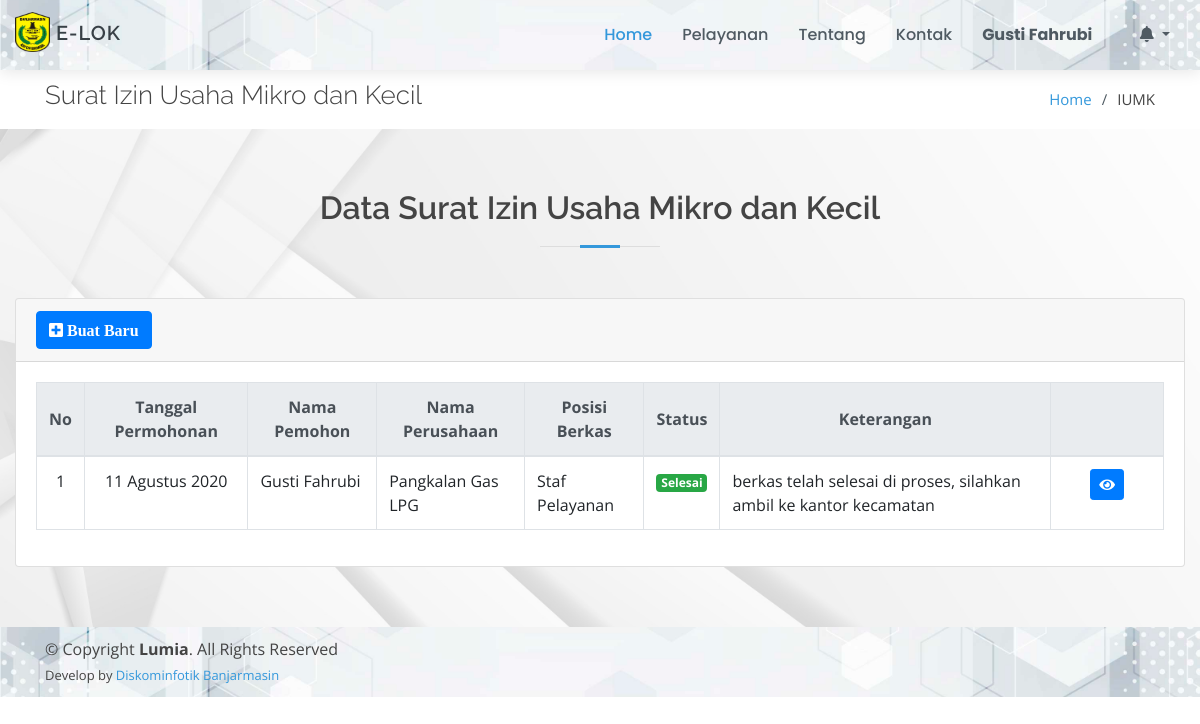
Screenshot of /page/iumk/index.php (signed in) with the database file from the repository.
### tables this page shows
CREATE TABLE `iumk` (
  `id_iumk` int(11) NOT NULL,
  `id_masyarakat` int(11) NOT NULL,
  `nomor_iumk` varchar(30) DEFAULT NULL,
  `peraturan` longtext NOT NULL,
  `nama_pemohon` varchar(50) NOT NULL,
  `nomor_ktp` varchar(30) NOT NULL,
  `alamat` text NOT NULL,
  `tanggal` datetime NOT NULL,
  `no_telp` varchar(15) NOT NULL,
  `nama_perusahaan` text NOT NULL,
  `bentuk_perusahaan` varchar(30) NOT NULL,
  `npwp` varchar(50) NOT NULL,
  `kegiatan_usaha` varchar(30) NOT NULL,
  `sarana_usaha` varchar(30) NOT NULL,
  `alamat_usaha` text NOT NULL,
  `jumlah_modal_usaha` varchar(20) NOT NULL,
  `nomor_pendaftaran` varchar(10) NOT NULL,
  `nama_camat` varchar(50) NOT NULL,
  `jabatan` varchar(30) NOT NULL,
  `nip` varchar(30) NOT NULL,
  `foto_pemohon` varchar(100) NOT NULL,
  `kelengkapan` varchar(20) DEFAULT NULL,
  `keterangan` text,
  `tgl_selesai` date DEFAULT NULL,
  `id_posisi` int(11) NOT NULL,
  `status` varchar(20) NOT NULL
);

CREATE TABLE `posisi_berkas` (
  `id_posisi` int(11) NOT NULL,
  `posisi` text NOT NULL
);

### config/config.php (called while the page is built, shortened)
<?php
function base_url($url = null)
{
	$base_url = "http://localhost/layanan-kecamatan";
	if ($url != null) {
		return $base_url . "/" . $url;
	} else {
		return $base_url;
	}
}
function encryptor($action, $string)
{
	$output = false;
	$encrypt_method = "AES-256-CBC";
	$secret_key = 'muni';
	$secret_iv = 'muni123';
	$key = hash('sha256', $secret_key);
	$iv = substr(hash('sha256', $secret_iv), 0, 16);
	if ($action == 'encrypt') {
		$output = openssl_encrypt($string, $encrypt_method, $key, 0, $iv);
		$output = base64_encode($output);
	} else if ($action == 'decrypt') {
		$output = openssl_decrypt(base64_decode($string), $encrypt_method, $key, 0, $iv);
	}
	return $output;
}
$no = 1;

### config/bulan.php (called while the page is built, shortened)
<?php
$bln = array(
    '01' => 'Januari',
    '02' => 'Februari',
    '03' => 'Maret',
    '04' => 'April',
    '05' => 'Mei',
    '06' => 'Juni',
    '07' => 'Juli',
    '08' => 'Agustus',
    '09' => 'September',
    '10' => 'Oktober',
    '11' => 'November',
    '12' => 'Desember'
);

### page/iumk/index.php (the view, shortened to what this page needs)
<!DOCTYPE html>
<html lang="en">
<?php
include_once "../../config/config.php";
include_once "../../config/bulan.php";
include_once "../../template/ui/head.php";
$idm      = $_SESSION['id_masyarakat'];
?>
<body>
    <?php include_once "../../template/ui/header.php"; ?>
    <main id="main">
        <section id="breadcrumbs" class="breadcrumbs">
            <div class="container">
                <div class="d-flex justify-content-between align-items-center">
                    <h2>Surat Izin Usaha Mikro dan Kecil</h2>
                    <ol>
                        <li><a href="<?= base_url(); ?>">Home</a></li>
                        <li>IUMK</li>
                    </ol>
                </div>
            </div>
        </section>
        <section class="contact graform">
            <div class="container-fluid">
                <div class="section-title">
                    <h2>Data Surat Izin Usaha Mikro dan Kecil</h2>
                </div>
                <div class="row">
                    <div class="col-md-12">
                        <?php
                        $data = $koneksi->query("SELECT * FROM iumk WHERE id_masyarakat = '$idm' ORDER BY id_iumk DESC");
                        if (mysqli_num_rows($data)) {
                        ?>
                            <div class="card">
                                <div class="card-header">
                                    <div class="card-tools">
                                        <a href="input-iumk" class="btn btn-primary btn-tool"><i class="fa fa-plus-square"> Buat Baru</i></a>
                                    </div>
                                </div>
                                <div class="card-body">
                                    <div class="table-responsive">
                                        <table class="table table-bordered">
                                            <thead class="text-center thead-light">
                                                <tr>
                                                    <th style="vertical-align: middle;">No</th>
                                                    <th style="vertical-align: middle;">Tanggal Permohonan</th>
                                                    <th style="vertical-align: middle;">Nama Pemohon</th>
                                                    <th style="vertical-align: middle;">Nama Perusahaan</th>
                                                    <th style="vertical-align: middle;">Posisi Berkas</th>
                                                    <th style="vertical-align: middle;">Status</th>
                                                    <th style="vertical-align: middle;">Keterangan</th>
                                                    <th></th>
                                                </tr>
                                            </thead>
                                            <tbody class="warna-hover">
                                                <?php
                                                foreach ($data as $r) :
                                                    $po  = $koneksi->query("SELECT * FROM posisi_berkas WHERE id_posisi = '$r[id_posisi]'")->fetch_array();
                                                ?>
                                                    <tr>
                                                        <td align="center"><?= $no++; ?></td>
                                                        <td align="center">
                                                            <?=
                                                                date('d', strtotime($r['tanggal'])) . " " .
                                                                    $bln[date('m', strtotime($r['tanggal']))] . " " .
                                                                    date('Y', strtotime($r['tanggal']));
                                                            ?>
                                                        </td>
                                                        <td><?= $r['nama_pemohon']; ?></td>
                                                        <td><?= $r['nama_perusahaan']; ?></td>
                                                        <td><?= $po['posisi']; ?></td>
                                                        <td>
                                                            <?php
                                                            if ($r['status'] == "Belum Diproses") {
                                                                echo "<span class='badge badge-danger'>" . $r['status'] . "</span>";
                                                            } elseif ($r['status'] == "Dalam Proses") {
                                                                echo "<span class='badge badge-warning'>" . $r['status'] . "</span>";
                                                            } else {
                                                                echo "<span class='badge badge-success'>" . $r['status'] . "</span>";
                                                            }
                                                            ?>
                                                        </td>
                                                        <td><?= $r['keterangan']; ?></td>
                                                        <td align="center" width="10%">
                                                            <button id="detail" data-id="<?= encryptor('encrypt', $r['id_iumk']) ?>" class="btn btn-primary btn-sm" title="Lihat Detail Berkas">
                                                                <i class="fa fa-eye"></i>
                                                            </button>
                                                        </td>
                                                    </tr>
                                                <?php endforeach ?>
                                            </tbody>
                                        </table>
                                    </div>
                                <?php } ?>
                                </div>
                            </div>
                    </div>
                </div>
        </section>
    </main>
    <?php include_once "../../template/ui/footer.php"; ?>
</body>
</html>

### assets/ui/assets/css/style.css (style rules this page uses)
body { font-family: "Open Sans", sans-serif; color: #444444; }
a { color: #3498db; }
h1, h2, h3, h4, h5, h6 { font-family: "Raleway", sans-serif; }
section { padding: 60px 0; }
.section-title { text-align: center; padding-bottom: 30px; }
.section-title h2 { font-size: 32px; font-weight: 600; margin-bottom: 20px; padding-bottom: 20px; position: relative; }
.section-title h2::before { content: ''; position: absolute; display: block; width: 120px; height: 1px; background: #ddd; bottom: 1px; left: calc(50% - 60px); }
.section-title h2::after { content: ''; position: absolute; display: block; width: 40px; height: 3px; background: #3498db; bottom: 0; left: calc(50% - 20px); }
.breadcrumbs { padding: 10px 0; margin-top: 70px; background-color: #fff; }
.breadcrumbs h2 { font-size: 26px; font-weight: 300; }
.breadcrumbs ol { display: flex; flex-wrap: wrap; list-style: none; padding: 0; margin: 0; font-size: 15px; }
.breadcrumbs ol li+li { padding-left: 10px; }
.breadcrumbs ol li+li::before { display: inline-block; padding-right: 10px; color: #4f5a62; content: "/"; }
.graform { background: url('../../../bg-cover/putih2.jpg') center center no-repeat; background-size: cover; position: relative; }

### rows the page displays
iumk: tanggal "11", tanggal "Agustus", tanggal "2020", nama_pemohon "Gusti Fahrubi", nama_perusahaan "Pangkalan Gas LPG", id_posisi.posisi "Staf Pelayanan", status "Selesai", keterangan "berkas telah selesai di proses, silahkan ambil ke kantor kecamatan"

### other values shown
$_SESSION['nama'] "Gusti Fahrubi"
